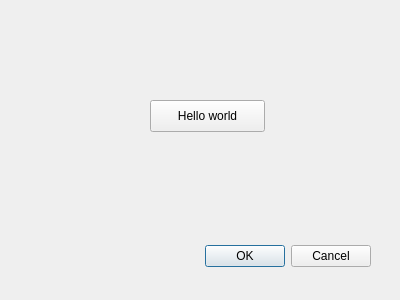
<?xml version="1.0" encoding="UTF-8"?>
<ui version="4.0">
 <class>MyDialog</class>
 <widget class="QDialog" name="MyDialog">
  <property name="geometry">
   <rect>
    <x>0</x>
    <y>0</y>
    <width>400</width>
    <height>300</height>
   </rect>
  </property>
  <property name="windowTitle">
   <string>Dialog</string>
  </property>
  <widget class="QDialogButtonBox" name="buttonBox">
   <property name="geometry">
    <rect>
     <x>30</x>
     <y>240</y>
     <width>341</width>
     <height>32</height>
    </rect>
   </property>
   <property name="orientation">
    <enum>Qt::Horizontal</enum>
   </property>
   <property name="standardButtons">
    <set>QDialogButtonBox::Cancel|QDialogButtonBox::Ok</set>
   </property>
  </widget>
  <widget class="QPushButton" name="pushButton">
   <property name="geometry">
    <rect>
     <x>150</x>
     <y>100</y>
     <width>115</width>
     <height>32</height>
    </rect>
   </property>
   <property name="text">
    <string>Hello world</string>
   </property>
  </widget>
 </widget>
 <resources/>
 <connections>
  <connection>
   <sender>buttonBox</sender>
   <signal>accepted()</signal>
   <receiver>MyDialog</receiver>
   <slot>accept()</slot>
   <hints>
    <hint type="sourcelabel">
     <x>248</x>
     <y>254</y>
    </hint>
    <hint type="destinationlabel">
     <x>157</x>
     <y>274</y>
    </hint>
   </hints>
  </connection>
  <connection>
   <sender>buttonBox</sender>
   <signal>rejected()</signal>
   <receiver>MyDialog</receiver>
   <slot>reject()</slot>
   <hints>
    <hint type="sourcelabel">
     <x>316</x>
     <y>260</y>
    </hint>
    <hint type="destinationlabel">
     <x>286</x>
     <y>274</y>
    </hint>
   </hints>
  </connection>
 </connections>
</ui>
